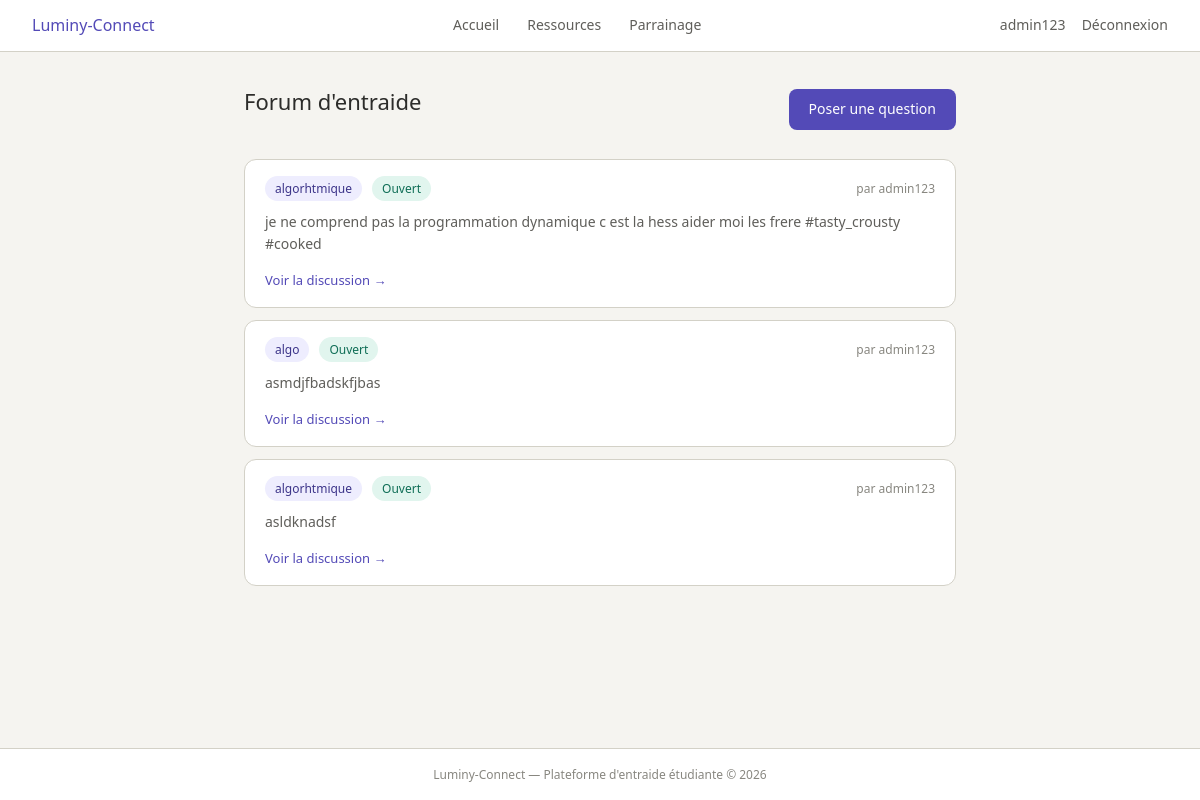
/ (signed in), run on the app's committed database.
### tables this page shows
CREATE TABLE utilisateur (
            id INTEGER PRIMARY KEY AUTOINCREMENT,
            nom_utilisateur TEXT UNIQUE NOT NULL,
            mot_de_passe TEXT NOT NULL,
            est_parrain INTEGER NOT NULL
        );

CREATE TABLE demande_aide (
            id INTEGER PRIMARY KEY AUTOINCREMENT,
            auteur_id INTEGER NOT NULL,
            matiere TEXT NOT NULL,
            description TEXT NOT NULL,
            statut TEXT DEFAULT 'ouverte',
            FOREIGN KEY (auteur_id) REFERENCES utilisateur(id)
        );

### app.py (the view)
@app.route('/')
@login_required
def accueil():
    demandes = obtenir_demandes()
    return render_template('accueil.html', demandes=demandes)

### data_model.py (called while the page is built)
def login_required(f):
    @wraps(f)
    def decorated_function(*args, **kwargs):
        if "user_id" not in session:
            return redirect(url_for('connexion'))
        return f(*args, **kwargs)
    return decorated_function

def db_fetch(query, args=(), fetch_all=False, db_name=DBFILENAME):
    with sqlite3.connect(db_name) as conn:
        conn.row_factory = sqlite3.Row
        cur = conn.execute(query, args)
        if fetch_all:
            res = cur.fetchall()
            return [dict(e) for e in res] if res else []
        else:
            res = cur.fetchone()
            return dict(res) if res else None

def obtenir_demandes():
    query = """
        SELECT demande_aide.id, demande_aide.matiere, demande_aide.description,
               demande_aide.statut, demande_aide.auteur_id,
               utilisateur.nom_utilisateur AS auteur
        FROM demande_aide
        JOIN utilisateur ON demande_aide.auteur_id = utilisateur.id
        ORDER BY demande_aide.id DESC
    """
    return db_fetch(query, fetch_all=True)

### templates/accueil.html
{% include 'en_tete.html' %}
<main>
  <div class="entete-page">
    <h1>Forum d'entraide</h1>
    <a href="/nouvelle-demande" class="btn-primary btn">Poser une question</a>
  </div>
  {% for demande in demandes %}
  <div class="carte-demande">
    <div class="carte-entete">
      <span class="matiere">{{ demande.matiere }}</span>
      {% if demande.statut == 'ouverte' %}
        <span class="statut-ouverte">Ouvert</span>
      {% else %}
        <span class="statut-close">Résolu</span>
      {% endif %}
      <span class="auteur">par <a href="/utilisateur/{{ demande.auteur_id }}">{{ demande.auteur }}</a></span>
    </div>
    <p>{{ demande.description }}</p>
    <a href="/demande/{{ demande.id }}">Voir la discussion →</a>
  </div>
  {% else %}
  <p class="vide">Aucune demande pour l'instant. Soyez le premier à poser une question !</p>
  {% endfor %}
</main>
{% include 'pied_de_page.html' %}

### templates/en_tete.html (shortened to what this page needs)
<!DOCTYPE html>
<html lang="fr">
<head>
  <link rel="stylesheet" href="{{ url_for('static', filename='style.css') }}">
</head>
<body>
<nav>
  <a href="/" class="brand">Luminy-Connect</a>
  {% if session.get('user_id') %}
    <a href="/">Accueil</a>
    <a href="/ressources">Ressources</a>
    <a href="/mon-parrainage">Parrainage</a>
    <span class="nav-user">
      <a href="/profil">{{ session.get('nom') }}</a>
      <a href="/deconnexion">Déconnexion</a>
    </span>
  {% else %}
    <span class="nav-user"><a href="/connexion">Connexion</a></span>
  {% endif %}
</nav>

### templates/pied_de_page.html
<footer>
  Luminy-Connect — Plateforme d'entraide étudiante &copy; 2026
</footer>
</body>
</html>

### static/style.css (style rules this page uses)
:root { --violet: #534AB7; --violet-clair: #EEEDFE; --violet-texte: #3C3489; --teal: #0F6E56; --teal-clair: #E1F5EE; --gris-bg: #f5f4f0; --gris-carte: #F1EFE8; --gris-bord: #d3d1c7; --gris-texte: #5F5E5A; --gris-doux: #888780; --noir: #2C2C2A; --blanc: #ffffff; --rouge-clair: #FCEBEB; --rouge: #A32D2D; --vert-clair: #EAF3DE; --vert: #3B6D11; }
*, *::before, *::after { box-sizing: border-box; margin: 0; padding: 0; }
body { font-family: system-ui, sans-serif; font-size: 15px; line-height: 1.6; color: var(--noir); background: var(--gris-bg); min-height: 100vh; display: flex; flex-direction: column; }
a { color: var(--violet); text-decoration: none; }
h1 { font-size: 22px; font-weight: 500; margin-bottom: 1rem; }
nav { background: var(--blanc); border-bottom: 0.5px solid var(--gris-bord); padding: 0 32px; height: 52px; display: flex; align-items: center; gap: 28px; position: sticky; top: 0; z-index: 10; }
nav .brand { font-weight: 500; font-size: 16px; color: var(--violet); margin-right: auto; text-decoration: none; }
nav a { font-size: 14px; color: var(--gris-texte); text-decoration: none; }
nav .nav-user { font-size: 13px; color: var(--gris-doux); margin-left: auto; display: flex; align-items: center; gap: 16px; }
main { max-width: 760px; margin: 0 auto; padding: 32px 24px; flex: 1; }
.entete-page { display: flex; align-items: center; justify-content: space-between; margin-bottom: 24px; }
.carte-demande { background: var(--blanc); border: 0.5px solid var(--gris-bord); border-radius: 12px; padding: 16px 20px; margin-bottom: 12px; transition: border-color 0.15s; }
.carte-entete { display: flex; align-items: center; gap: 10px; margin-bottom: 10px; }
.carte-demande p { font-size: 14px; color: var(--gris-texte); margin-bottom: 12px; line-height: 1.55; }
.carte-demande a { font-size: 13px; font-weight: 500; color: var(--violet); }
.matiere { font-size: 12px; font-weight: 500; padding: 3px 10px; border-radius: 20px; background: var(--violet-clair); color: var(--violet-texte); }
.auteur { font-size: 12px; color: var(--gris-doux); margin-left: auto; }
.auteur a { font-size: 12px; color: var(--gris-doux); }
.statut-ouverte { font-size: 12px; font-weight: 500; padding: 3px 10px; border-radius: 20px; background: var(--teal-clair); color: var(--teal); }
button, .btn { padding: 9px 20px; font-size: 14px; font-family: inherit; border-radius: 8px; cursor: pointer; transition: opacity 0.15s, transform 0.1s; border: none; text-decoration: none; display: inline-block; }
.btn-primary, button[type="submit"] { background: var(--violet); color: var(--blanc); }
footer { border-top: 0.5px solid var(--gris-bord); padding: 16px 32px; font-size: 12px; color: var(--gris-doux); text-align: center; background: var(--blanc); }

### data on the page
utilisateur: get "admin123"
demande_aide: matiere "algorhtmique", statut "Ouvert", auteur "admin123", description "je ne comprend pas la programmation dynamique c est la hess aider moi les frere #tasty_crousty #cooked"
demande_aide: matiere "algo", statut "Ouvert", auteur "admin123", description "asmdjfbadskfjbas"
demande_aide: matiere "algorhtmique", statut "Ouvert", auteur "admin123", description "asldknadsf"
